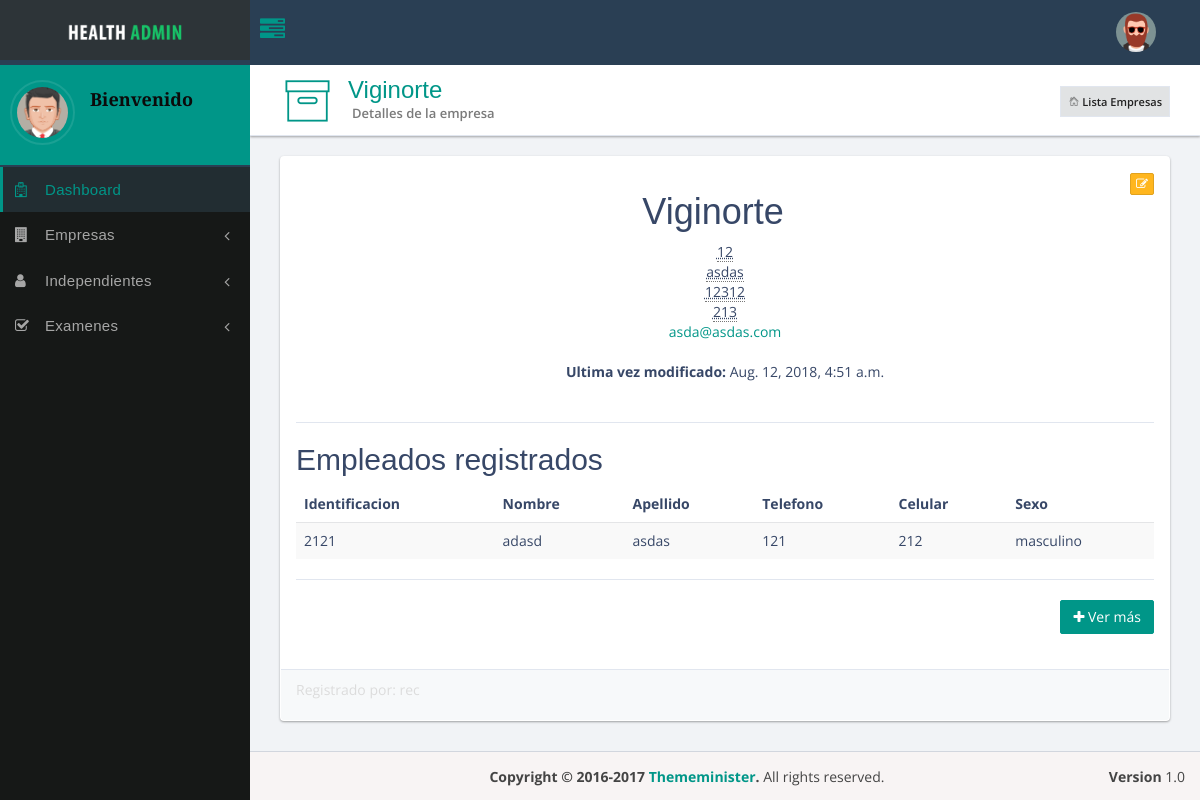
Screenshot of /company/1/ (signed in) with the database file from the repository.
### docapp/models/general.py (models this page shows, shortened)
class Empresa(models.Model):
    nombre = models.CharField(max_length=300, null=False, blank=False, unique=True)
    nit = models.PositiveIntegerField(verbose_name='NIT')
    direccion = models.CharField(max_length=500, null=False, blank=False)
    telefono = models.PositiveIntegerField(null=True)
    celular = models.PositiveIntegerField(null=False, blank=False)
    correo_contacto = models.EmailField(null=False, blank=False)
    ultima_vez_modificado = models.DateTimeField(default=timezone.now, null=False, blank=False, editable=False)
    registrado_por = models.ForeignKey(ReceptionProfile, on_delete=models.CASCADE)

class Paciente(models.Model):
    nombres = models.CharField(max_length=300, null=False, blank=False)
    apellidos = models.CharField(max_length=300, null=False, blank=False)
    identificacion = models.PositiveIntegerField(unique=True)
    lugar_de_nacimiento = models.CharField(max_length=500, null=False, blank=False)
    fecha_de_nacimiento = models.DateField(null=False, blank=False)
    SEXOS = (
        ('masculino', 'Masculino'),
        ('femenino', 'Femenino')
    )
    sexo = models.CharField(max_length=15, choices=SEXOS, null=False, blank=False)
    ESTADOS_CIVILES = (
        ('soltero', 'Soltero'),
        ('casado', 'Casado'),
        ('viudo', 'Viudo'),
        ('union libre', 'Union Libre')
    )
    estado_civil = models.CharField(max_length=20, choices=ESTADOS_CIVILES, null=False, blank=False)
    numero_de_hijos = models.PositiveIntegerField()
    direccion = models.CharField(max_length=500, null=False, blank=False)
    telefono = models.PositiveIntegerField(null=True)
    celular = models.PositiveIntegerField(null=False, blank=False)
    ocupacion = models.CharField(max_length=500, null=False, blank=False)
    posicion = models.CharField(max_length=500, null=False, blank=False)
    estrato = models.PositiveIntegerField()
    estudiante_en_entrenamiento = models.BooleanField(default=False)
    aprendiz_sena = models.BooleanField(default=False)
    numero_patronal = models.PositiveIntegerField(null=False, blank=False)
    ultima_vez_modificado = models.DateTimeField(default=timezone.now, null=False, blank=False, editable=False)
    registrado_por = models.ForeignKey(ReceptionProfile, on_delete=models.CASCADE)
    empresa = models.ForeignKey(Empresa, on_delete=models.CASCADE, null=True, related_name='empleados')

### accounts/models.py (models this page shows, shortened)
class ReceptionProfile(models.Model):
    user = models.OneToOneField(User,
                                null=False,
                                blank=False,
                                on_delete=models.CASCADE,
                                primary_key=True,
                                related_name='reception_profile')
    class Meta:
        db_table = 'reception_profile'

class User(AbstractUser):
    DOCTOR = 'doctor'
    RECP = 'receptionist'
    LAB = 'laboratory'
    PROFILE_TYPE = (
        (DOCTOR, 'Doctor'),
        (RECP, 'Receptionista'),
        (LAB, 'Laboratorio')
    )
    profile_type = models.CharField(max_length=20, choices=PROFILE_TYPE, null=True, blank=True)
    class Meta(AbstractUser.Meta):
        db_table = 'auth_user'

### docapp/views/receptionist.py (the view)
class DetailEmpresa(CheckReceptionist, LoginRequiredMixin, DetailView):
    pk_url_kwarg = 'company_id'
    model = Empresa
    context_object_name = 'company'
    template_name = 'docapp/details/company.html'

### docapp/views/chekers.py (called while the page is built)
    def test_func(self):
        return hasattr(self.request.user, 'reception_profile') or self.request.user.is_superuser

### templates/docapp/details/company.html (shortened to what this page needs)
{% extends 'base/base_dashboard.html' %}
{% load static %}
{% block content_header %}
    <div class="header-icon">
        <i class="pe-7s-box1"></i>
    </div>
    <div class="header-title">
        <h1>{{ company.nombre }}</h1>
        <small>Detalles de la empresa</small>
        <ol class="breadcrumb hidden-xs">
            <li>
                <a href="{% url 'docapp:company_list' %}" class="active">
                    <i class="pe-7s-home"></i>
                    Lista Empresas</a>
            </li>
        </ol>
    </div>
{% endblock %}
{% block content_main %}
    <div class="row">
        <div class="col-sm-12">
            <div class="panel panel-bd">
                <div class="panel-body">
                    <div class="row">
                        <div class="col-sm-12 text-center">
                            {% if request.user.reception_profile %}
                                <span class="pull-right">
                            <a href="{% url 'docapp:update_company' company_id=company.id %}">
                                                <button class="btn btn-warning btn-xs" data-toggle="tooltip"
                                                        data-placement="left" title="" data-original-title="Editar">
                                                    <i class="fa fa-edit" aria-hidden="true"></i>
                                                </button>
                                            </a>
                            </span>
                            {% endif %}
                            <h1>{{ company.nombre|escape }}</h1>
                            <address>
                                <abbr title="NIT">{{ company.nit }}</abbr><br>
                                <abbr title="Dirección">{{ company.direccion }}</abbr><br>
                                <abbr title="Telefono"> {{ company.telefono }}</abbr><br>
                                <abbr title="Celular">{{ company.celular }}</abbr><br>
                                <a href="mailto:{{ company.correo_contacto }}">{{ company.correo_contacto }}</a>
                            </address>
                            <address>
                                <p><b>Ultima vez modificado: </b> {{ company.ultima_vez_modificado }}</p>
                            </address>
                        </div>
                    </div>
                    <hr>
                    <h2>Empleados registrados</h2>
                    <div class="table-responsive m-b-20">
                        {% if company.empleados.all %}
                            <table class="table table-striped">
                                <thead>
                                <tr>
                                    <th>Identificacion</th>
                                    <th>Nombre</th>
                                    <th>Apellido</th>
                                    <th>Telefono</th>
                                    <th>Celular</th>
                                    <th>Sexo</th>
                                </tr>
                                </thead>
                                <tbody>
                                {% for person in company.empleados.all %}
                                    <tr>
                                        <td>{{ person.identificacion }}</td>
                                        <td>{{ person.nombres }}</td>
                                        <td>{{ person.apellidos }}</td>
                                        <td>{{ person.telefono }}</td>
                                        <td>{{ person.celular }}</td>
                                        <td>{{ person.sexo }}</td>
                                    </tr>
                                {% endfor %}
                                </tbody>
                            </table>
                            <hr>
                            <a class="btn btn-success pull-right"
                               href="{% url 'docapp:filter_person_list' company_id=company.id %}"><i
                                    class="fa fa-plus"></i>
                                Ver más
                            </a>
                        {% else %}
                            <h2>No se encuentran empleados registrados</h2>
                        {% endif %}
                    </div>
                </div>
                <div class="panel-footer text-left">
                    <p style="color: gainsboro">Registrado por: {{ company.registrado_por.user }}</p>
                </div>
            </div>
        </div>
    </div>
{% endblock %}

### rows the page displays
Empresa: nombre "Viginorte", nit "12", direccion "asdas", telefono "12312", celular "213", correo_contacto "asda@asdas.com", ultima_vez_modificado "Aug. 12, 2018, 4:51 a.m.", registrado_por.user "rec"
Paciente: identificacion "2121", nombres "adasd", apellidos "asdas", telefono "121", celular "212", sexo "masculino"
